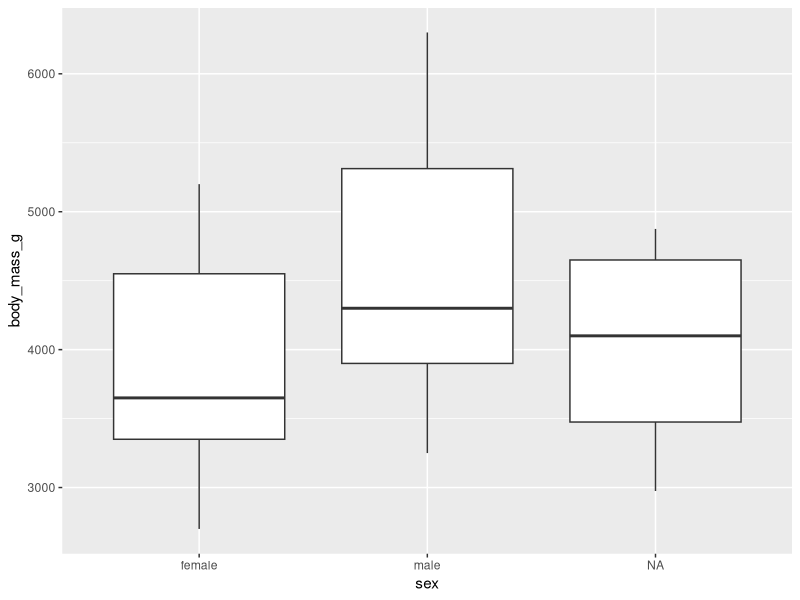

Recreate this plot in R.
## ---- chunk 1
#| label: load-packages
#| include: false

library(tidyverse)

## ---- chunk 2
1 + 1
## ---- chunk 3
#| echo: false
2 * 2
## ---- chunk 4
#| label: setup 
#| include: false
library(tidyverse)
library(knitr)
library(palmerpenguins)
## ---- chunk 5
#| warning: false
#| code-fold: true
#| label: fig-box
#| fig-cap: "Boxplot of penguin body mass (in grams) by sex"
ggplot(penguins, aes(x = sex, y = body_mass_g))+
  geom_boxplot()
## ---- chunk 6
#| label: tbl-sample
#| tbl-cap: "Sample sizes of penguins by sex and island"
kable(table(penguins$sex, penguins$island, useNA = "always"))
